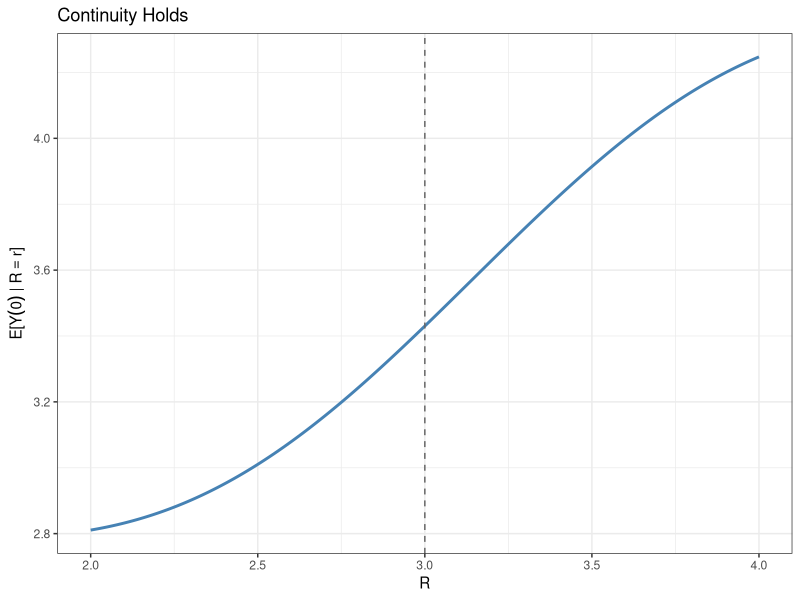
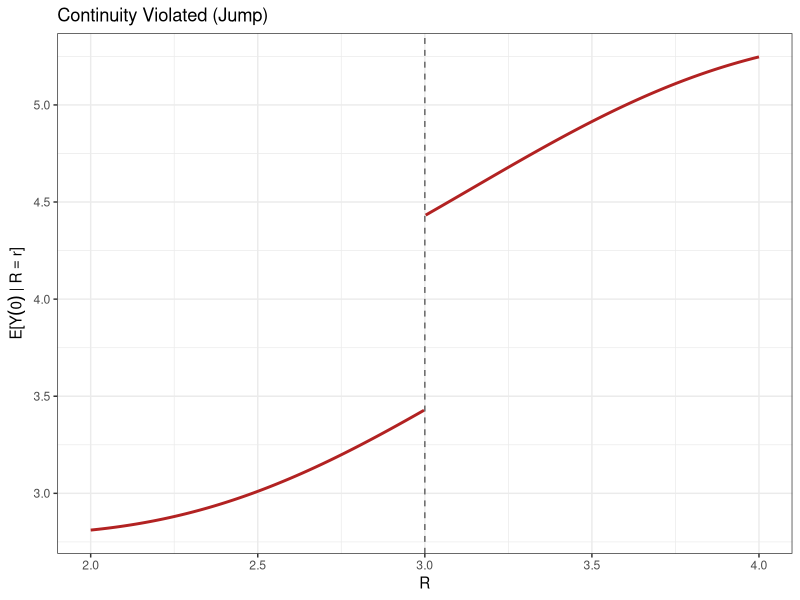
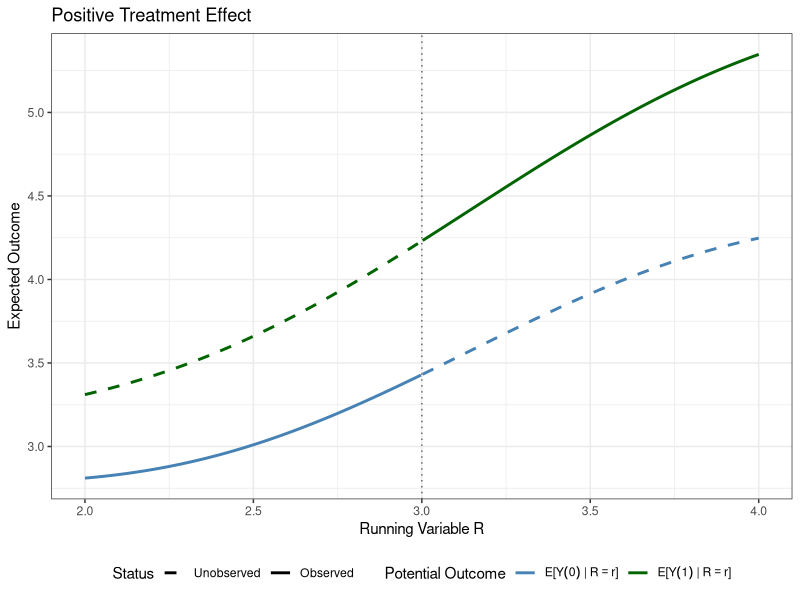
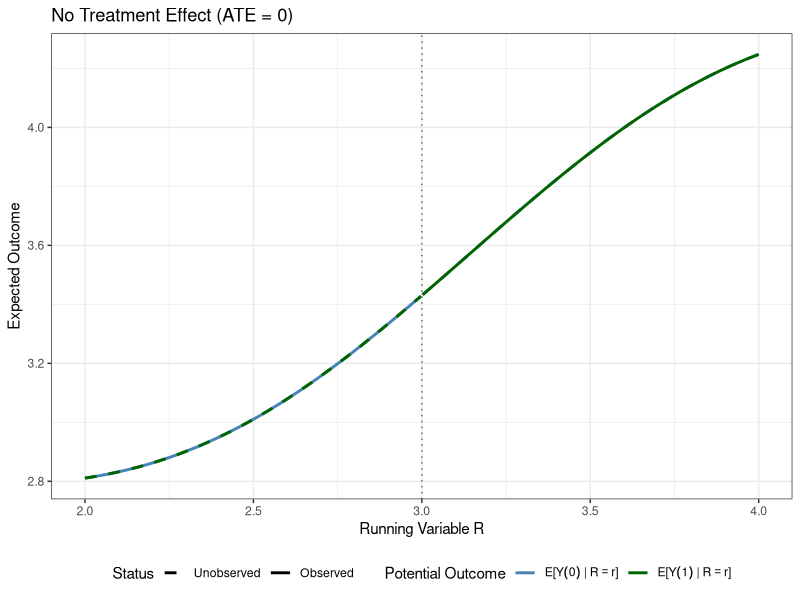
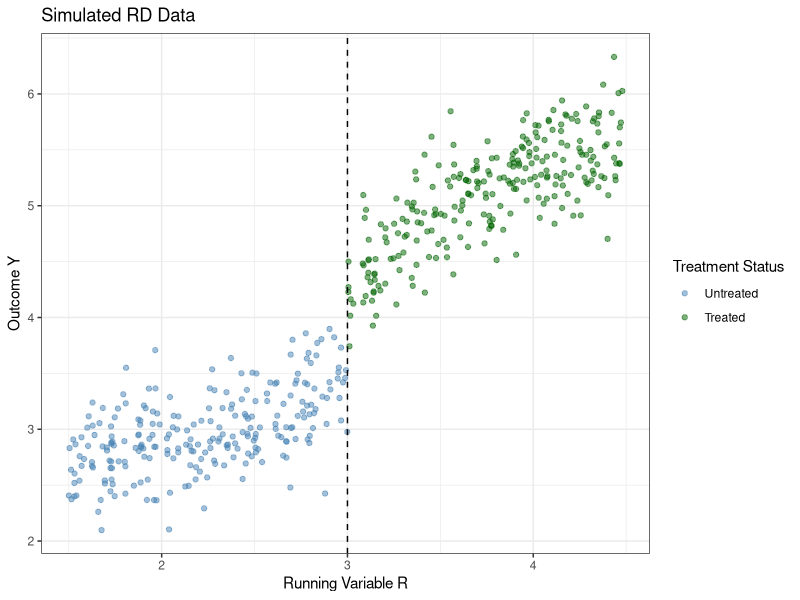
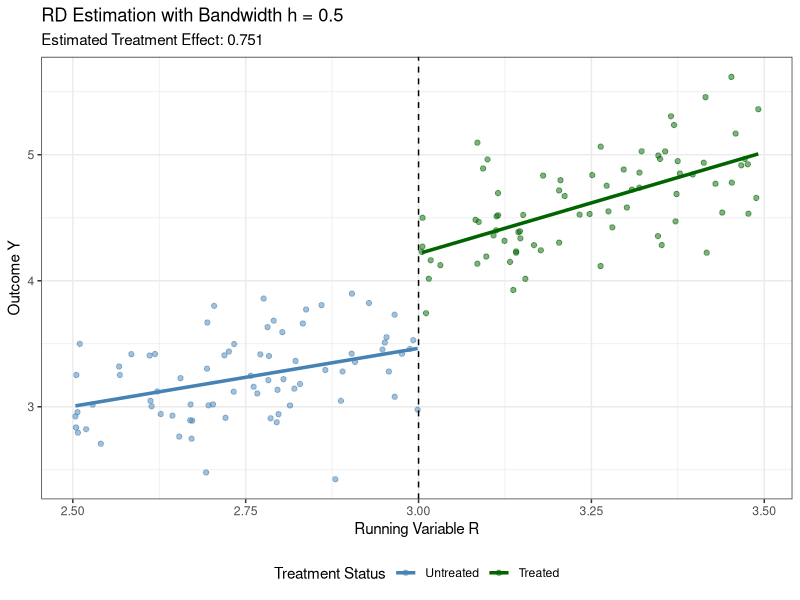
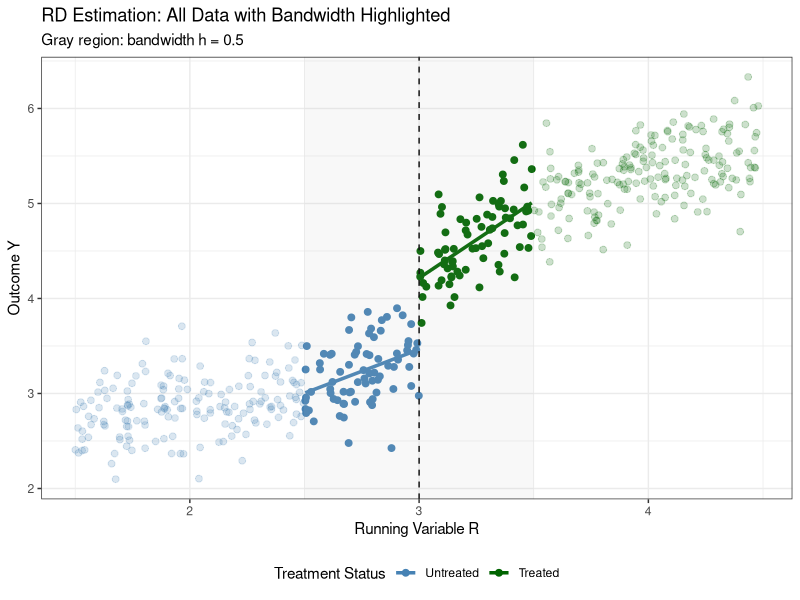

The R script that drew these images, in order:
## ---- chunk 1
#| echo: false
#| warning: false
#| message: false
set.seed(123)
library(ggplot2)
library(dplyr)

c <- 3
r_grid <- seq(c - 1, c + 1, length.out = 400)
f_cont <- 2 + 0.5 * r_grid + sin(2 * r_grid) / 4
df_cont <- tibble(R = r_grid, EY0 = f_cont)

ggplot(df_cont, aes(R, EY0)) +
  geom_line(color = "steelblue", linewidth = 1) +
  geom_vline(xintercept = c, linetype = "dashed", color = "grey40") +
  labs(title = "Continuity Holds",
    x = "R", y = expression(E*'['*Y(0)~'|'~R==r*']')) +
  theme_bw()
## ---- chunk 2
#| echo: false

# Discontinuous version with a jump
jump_size <- 1
f_disc <- f_cont + ifelse(r_grid >= c, jump_size, 0)

df_disc_below <- tibble(R = r_grid[r_grid < c], EY0 = f_disc[r_grid < c])
df_disc_above <- tibble(R = r_grid[r_grid >= c], EY0 = f_disc[r_grid >= c])

ggplot() +
  geom_line(data = df_disc_below, aes(R, EY0), color = "firebrick", linewidth = 1) +
  geom_line(data = df_disc_above, aes(R, EY0), color = "firebrick", linewidth = 1) +
  geom_vline(xintercept = c, linetype = "dashed", color = "grey40") +
  labs(title = "Continuity Violated (Jump)",
    x = "R", y = expression(E*'['*Y(0)~'|'~R==r*']')) +
  theme_bw()
## ---- chunk 3
#| warning: false
#| message: false

# Potential outcomes - positive, non-parallel treatment effect
f_y0 <- 2 + 0.5 * r_grid + sin(2 * r_grid) / 4
# Non-parallel: effect varies with R
treatment_effect <- 0.8 + 0.3 * (r_grid - c)
f_y1 <- f_y0 + treatment_effect

# Create separate datasets for observed and unobserved portions
df_y0_obs <- tibble(R = r_grid[r_grid < c], Y = f_y0[r_grid < c], type = "Y(0)", observed = TRUE)
df_y0_unobs <- tibble(R = r_grid[r_grid >= c], Y = f_y0[r_grid >= c], type = "Y(0)", observed = FALSE)
df_y1_obs <- tibble(R = r_grid[r_grid >= c], Y = f_y1[r_grid >= c], type = "Y(1)", observed = TRUE)
df_y1_unobs <- tibble(R = r_grid[r_grid < c], Y = f_y1[r_grid < c], type = "Y(1)", observed = FALSE)

df_all <- bind_rows(df_y0_obs, df_y0_unobs, df_y1_obs, df_y1_unobs)

ggplot(df_all, aes(x = R, y = Y, color = type, linetype = observed)) +
  geom_line(linewidth = 1) +
  geom_vline(xintercept = c, linetype = "dotted", color = "grey40") +
  scale_linetype_manual(values = c("TRUE" = "solid", "FALSE" = "dashed"),
                        labels = c("TRUE" = "Observed", "FALSE" = "Unobserved")) +
  scale_color_manual(values = c("Y(0)" = "steelblue", "Y(1)" = "darkgreen"),
                     labels = c("Y(0)" = expression(E*'['*Y(0)~'|'~R==r*']'),
                                "Y(1)" = expression(E*'['*Y(1)~'|'~R==r*']'))) +
  labs(x = "Running Variable R", y = "Expected Outcome",
       color = "Potential Outcome", linetype = "Status",
       title = "Positive Treatment Effect") +
  theme_bw() +
  theme(legend.position = "bottom")
## ---- chunk 4
#| warning: false
#| message: false
library(ggplot2)
library(dplyr)

c <- 3
r_grid <- seq(c - 1, c + 1, length.out = 400)

# Potential outcomes - same function (no treatment effect)
f_y0 <- 2 + 0.5 * r_grid + sin(2 * r_grid) / 4
f_y1 <- f_y0  # No treatment effect

# Create separate datasets for observed and unobserved portions
df_y0_obs <- tibble(R = r_grid[r_grid < c], Y = f_y0[r_grid < c], type = "Y(0)", observed = TRUE)
df_y0_unobs <- tibble(R = r_grid[r_grid >= c], Y = f_y0[r_grid >= c], type = "Y(0)", observed = FALSE)
df_y1_obs <- tibble(R = r_grid[r_grid >= c], Y = f_y1[r_grid >= c], type = "Y(1)", observed = TRUE)
df_y1_unobs <- tibble(R = r_grid[r_grid < c], Y = f_y1[r_grid < c], type = "Y(1)", observed = FALSE)

df_all <- bind_rows(df_y0_obs, df_y0_unobs, df_y1_obs, df_y1_unobs)

ggplot(df_all, aes(x = R, y = Y, color = type, linetype = observed)) +
  geom_line(linewidth = 1) +
  geom_vline(xintercept = c, linetype = "dotted", color = "grey40") +
  scale_linetype_manual(values = c("TRUE" = "solid", "FALSE" = "dashed"),
                        labels = c("TRUE" = "Observed", "FALSE" = "Unobserved")) +
  scale_color_manual(values = c("Y(0)" = "steelblue", "Y(1)" = "darkgreen"),
                     labels = c("Y(0)" = expression(E*'['*Y(0)~'|'~R==r*']'),
                                "Y(1)" = expression(E*'['*Y(1)~'|'~R==r*']'))) +
  labs(x = "Running Variable R", y = "Expected Outcome",
       color = "Potential Outcome", linetype = "Status",
       title = "No Treatment Effect (ATE = 0)") +
  theme_bw() +
  theme(legend.position = "bottom")
## ---- chunk 5
#| echo: false
#| warning: false
#| message: false
library(ggplot2)
library(dplyr)

set.seed(456)

# Simulation parameters
c <- 3  # cutoff
n <- 500  # sample size

# Generate running variable
R <- runif(n, c - 1.5, c + 1.5)

# Treatment indicator
D <- ifelse(R >= c, 1, 0)

# Generate potential outcomes (same DGP as before)
r_grid <- R
f_y0 <- 2 + 0.5 * r_grid + sin(2 * r_grid) / 4
treatment_effect <- 0.8 + 0.3 * (r_grid - c)
f_y1 <- f_y0 + treatment_effect

# Observed outcome (with noise)
Y <- D * f_y1 + (1 - D) * f_y0 + rnorm(n, 0, 0.3)

# Create dataframe
rd_data <- tibble(R = R, D = D, Y = Y)

# Plot raw data
ggplot(rd_data, aes(x = R, y = Y, color = as.factor(D))) +
  geom_point(alpha = 0.5) +
  geom_vline(xintercept = c, linetype = "dashed", color = "black") +
  scale_color_manual(values = c("0" = "steelblue", "1" = "darkgreen"),
                     labels = c("0" = "Untreated", "1" = "Treated")) +
  labs(x = "Running Variable R", y = "Outcome Y",
       color = "Treatment Status",
       title = "Simulated RD Data") +
  theme_bw()
## ---- chunk 6
# Choose bandwidth
h <- 0.5

# Restrict to observations within bandwidth
rd_data_bw <- rd_data %>% filter(abs(R - c) <= h)

# Estimate RD regression
rd_reg <- lm(Y ~ D + I(R - c) + D:I(R - c), data = rd_data_bw)
summary(rd_reg)
## ---- chunk 7
#| echo: false
#| warning: false
#| message: false

# Get predicted values
rd_data_bw$preds <- predict(rd_reg)

# Create plot showing fitted lines
ggplot(rd_data_bw, aes(x = R, y = Y, color = as.factor(D))) +
  geom_point(alpha = 0.5) +
  geom_line(aes(y = preds), linewidth = 1.2) +
  geom_vline(xintercept = c, linetype = "dashed", color = "black") +
  scale_color_manual(values = c("0" = "steelblue", "1" = "darkgreen"),
                     labels = c("0" = "Untreated", "1" = "Treated")) +
  labs(x = "Running Variable R", y = "Outcome Y",
       color = "Treatment Status",
       title = paste0("RD Estimation with Bandwidth h = ", h),
       subtitle = paste0("Estimated Treatment Effect: ", round(coef(rd_reg)["D"], 3))) +
  theme_bw() +
  theme(legend.position = "bottom")
## ---- chunk 8
#| echo: false
#| warning: false
#| message: false

# Add prediction indicator
rd_data <- rd_data %>%
  mutate(in_bandwidth = abs(R - c) <= h)

# Get predictions for observations in bandwidth
rd_data_with_preds <- rd_data %>%
  filter(in_bandwidth) %>%
  mutate(preds = predict(rd_reg))

ggplot(rd_data, aes(x = R, y = Y)) +
  # All data points
  geom_point(aes(color = as.factor(D), alpha = in_bandwidth), size = 2) +
  # Fitted lines for observations in bandwidth
  geom_line(data = rd_data_with_preds, aes(y = preds, color = as.factor(D)),
            linewidth = 1.2) +
  # Cutoff line
  geom_vline(xintercept = c, linetype = "dashed", color = "black") +
  # Bandwidth region
  annotate("rect", xmin = c - h, xmax = c + h, ymin = -Inf, ymax = Inf,
           alpha = 0.1, fill = "gray") +
  scale_color_manual(values = c("0" = "steelblue", "1" = "darkgreen"),
                     labels = c("0" = "Untreated", "1" = "Treated")) +
  scale_alpha_manual(values = c("TRUE" = 1, "FALSE" = 0.2),
                     guide = "none") +
  labs(x = "Running Variable R", y = "Outcome Y",
       color = "Treatment Status",
       title = "RD Estimation: All Data with Bandwidth Highlighted",
       subtitle = paste0("Gray region: bandwidth h = ", h)) +
  theme_bw() +
  theme(legend.position = "bottom")
